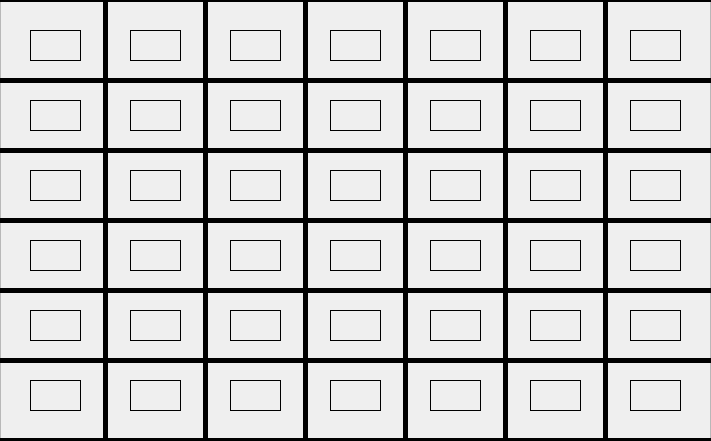
     <widget class="QFrame" name="gameFrame">
      <property name="geometry">
       <rect>
        <x>0</x>
        <y>110</y>
        <width>711</width>
        <height>441</height>
       </rect>
      </property>
      <property name="frameShape">
       <enum>QFrame::StyledPanel</enum>
      </property>
      <property name="frameShadow">
       <enum>QFrame::Raised</enum>
      </property>
      <widget class="QLabel" name="space_1_1">
       <property name="geometry">
        <rect>
         <x>30</x>
         <y>30</y>
         <width>51</width>
         <height>31</height>
        </rect>
       </property>
       <property name="font">
        <font>
         <family>SF Pro Display</family>
         <pointsize>12</pointsize>
        </font>
       </property>
       <property name="frameShape">
        <enum>QFrame::Box</enum>
       </property>
       <property name="text">
        <string/>
       </property>
       <property name="alignment">
        <set>Qt::AlignCenter</set>
       </property>
      </widget>
      <widget class="QLabel" name="space_1_2">
       <property name="geometry">
        <rect>
         <x>30</x>
         <y>100</y>
         <width>51</width>
         <height>31</height>
        </rect>
       </property>
       <property name="font">
        <font>
         <family>SF Pro Display</family>
         <pointsize>12</pointsize>
        </font>
       </property>
       <property name="frameShape">
        <enum>QFrame::Box</enum>
       </property>
       <property name="text">
        <string/>
       </property>
       <property name="alignment">
        <set>Qt::AlignCenter</set>
       </property>
      </widget>
      <widget class="QLabel" name="space_1_3">
       <property name="geometry">
        <rect>
         <x>30</x>
         <y>170</y>
         <width>51</width>
         <height>31</height>
        </rect>
       </property>
       <property name="font">
        <font>
         <family>SF Pro Display</family>
         <pointsize>12</pointsize>
        </font>
       </property>
       <property name="frameShape">
        <enum>QFrame::Box</enum>
       </property>
       <property name="text">
        <string/>
       </property>
       <property name="alignment">
        <set>Qt::AlignCenter</set>
       </property>
      </widget>
      <widget class="QLabel" name="space_1_5">
       <property name="geometry">
        <rect>
         <x>30</x>
         <y>310</y>
         <width>51</width>
         <height>31</height>
        </rect>
       </property>
       <property name="font">
        <font>
         <family>SF Pro Display</family>
         <pointsize>12</pointsize>
        </font>
       </property>
       <property name="frameShape">
        <enum>QFrame::Box</enum>
       </property>
       <property name="text">
        <string/>
       </property>
       <property name="alignment">
        <set>Qt::AlignCenter</set>
       </property>
      </widget>
      <widget class="QLabel" name="space_1_4">
       <property name="geometry">
        <rect>
         <x>30</x>
         <y>240</y>
         <width>51</width>
         <height>31</height>
        </rect>
       </property>
       <property name="font">
        <font>
         <family>SF Pro Display</family>
         <pointsize>12</pointsize>
        </font>
       </property>
       <property name="frameShape">
        <enum>QFrame::Box</enum>
       </property>
       <property name="text">
        <string/>
       </property>
       <property name="alignment">
        <set>Qt::AlignCenter</set>
       </property>
      </widget>
      <widget class="QLabel" name="space_1_6">
       <property name="geometry">
        <rect>
         <x>30</x>
         <y>380</y>
         <width>51</width>
         <height>31</height>
        </rect>
       </property>
       <property name="font">
        <font>
         <family>SF Pro Display</family>
         <pointsize>12</pointsize>
        </font>
       </property>
       <property name="styleSheet">
        <string notr="true"/>
       </property>
       <property name="frameShape">
        <enum>QFrame::Box</enum>
       </property>
       <property name="text">
        <string/>
       </property>
       <property name="alignment">
        <set>Qt::AlignCenter</set>
       </property>
      </widget>
      <widget class="QLabel" name="space_2_5">
       <property name="geometry">
        <rect>
         <x>130</x>
         <y>310</y>
         <width>51</width>
         <height>31</height>
        </rect>
       </property>
       <property name="font">
        <font>
         <family>SF Pro Display</family>
         <pointsize>12</pointsize>
        </font>
       </property>
       <property name="frameShape">
        <enum>QFrame::Box</enum>
       </property>
       <property name="text">
        <string/>
       </property>
       <property name="alignment">
        <set>Qt::AlignCenter</set>
       </property>
      </widget>
      <widget class="QLabel" name="space_2_3">
       <property name="geometry">
        <rect>
         <x>130</x>
         <y>170</y>
         <width>51</width>
         <height>31</height>
        </rect>
       </property>
       <property name="font">
        <font>
         <family>SF Pro Display</family>
         <pointsize>12</pointsize>
        </font>
       </property>
       <property name="frameShape">
        <enum>QFrame::Box</enum>
       </property>
       <property name="text">
        <string/>
       </property>
       <property name="alignment">
        <set>Qt::AlignCenter</set>
       </property>
      </widget>
      <widget class="QLabel" name="space_2_4">
       <property name="geometry">
        <rect>
         <x>130</x>
         <y>240</y>
         <width>51</width>
         <height>31</height>
        </rect>
       </property>
       <property name="font">
        <font>
         <family>SF Pro Display</family>
         <pointsize>12</pointsize>
        </font>
       </property>
       <property name="frameShape">
        <enum>QFrame::Box</enum>
       </property>
       <property name="text">
        <string/>
       </property>
       <property name="alignment">
        <set>Qt::AlignCenter</set>
       </property>
      </widget>
      <widget class="QLabel" name="space_2_6">
       <property name="geometry">
        <rect>
         <x>130</x>
         <y>380</y>
         <width>51</width>
         <height>31</height>
        </rect>
       </property>
       <property name="font">
        <font>
         <family>SF Pro Display</family>
         <pointsize>12</pointsize>
        </font>
       </property>
       <property name="frameShape">
        <enum>QFrame::Box</enum>
       </property>
       <property name="text">
        <string/>
       </property>
       <property name="alignment">
        <set>Qt::AlignCenter</set>
       </property>
      </widget>
      <widget class="QLabel" name="space_2_2">
       <property name="geometry">
        <rect>
         <x>130</x>
         <y>100</y>
         <width>51</width>
         <height>31</height>
        </rect>
       </property>
       <property name="font">
        <font>
         <family>SF Pro Display</family>
         <pointsize>12</pointsize>
        </font>
       </property>
       <property name="frameShape">
        <enum>QFrame::Box</enum>
       </property>
       <property name="text">
        <string/>
       </property>
       <property name="alignment">
        <set>Qt::AlignCenter</set>
       </property>
      </widget>
      <widget class="QLabel" name="space_2_1">
       <property name="geometry">
        <rect>
         <x>130</x>
         <y>30</y>
         <width>51</width>
         <height>31</height>
        </rect>
       </property>
       <property name="font">
        <font>
         <family>SF Pro Display</family>
         <pointsize>12</pointsize>
        </font>
       </property>
       <property name="frameShape">
        <enum>QFrame::Box</enum>
       </property>
       <property name="text">
        <string/>
       </property>
       <property name="alignment">
        <set>Qt::AlignCenter</set>
       </property>
      </widget>
      <widget class="QLabel" name="space_3_5">
       <property name="geometry">
        <rect>
         <x>230</x>
         <y>310</y>
         <width>51</width>
         <height>31</height>
        </rect>
       </property>
       <property name="font">
        <font>
         <family>SF Pro Display</family>
         <pointsize>12</pointsize>
        </font>
       </property>
       <property name="frameShape">
        <enum>QFrame::Box</enum>
       </property>
       <property name="text">
        <string/>
       </property>
       <property name="alignment">
        <set>Qt::AlignCenter</set>
       </property>
      </widget>
      <widget class="QLabel" name="space_3_3">
       <property name="geometry">
        <rect>
         <x>230</x>
         <y>170</y>
         <width>51</width>
         <height>31</height>
        </rect>
       </property>
       <property name="font">
        <font>
         <family>SF Pro Display</family>
         <pointsize>12</pointsize>
        </font>
       </property>
       <property name="frameShape">
        <enum>QFrame::Box</enum>
       </property>
       <property name="text">
        <string/>
       </property>
       <property name="alignment">
        <set>Qt::AlignCenter</set>
       </property>
      </widget>
      <widget class="QLabel" name="space_3_4">
       <property name="geometry">
        <rect>
         <x>230</x>
         <y>240</y>
         <width>51</width>
         <height>31</height>
        </rect>
       </property>
       <property name="font">
        <font>
         <family>SF Pro Display</family>
         <pointsize>12</pointsize>
        </font>
       </property>
       <property name="frameShape">
        <enum>QFrame::Box</enum>
       </property>
       <property name="text">
        <string/>
       </property>
       <property name="alignment">
        <set>Qt::AlignCenter</set>
       </property>
      </widget>
      <widget class="QLabel" name="space_3_6">
       <property name="geometry">
        <rect>
         <x>230</x>
         <y>380</y>
         <width>51</width>
         <height>31</height>
        </rect>
       </property>
       <property name="font">
        <font>
         <family>SF Pro Display</family>
         <pointsize>12</pointsize>
        </font>
       </property>
       <property name="frameShape">
        <enum>QFrame::Box</enum>
       </property>
       <property name="text">
        <string/>
       </property>
       <property name="alignment">
        <set>Qt::AlignCenter</set>
       </property>
      </widget>
      <widget class="QLabel" name="space_3_2">
       <property name="geometry">
        <rect>
         <x>230</x>
         <y>100</y>
         <width>51</width>
         <height>31</height>
        </rect>
       </property>
       <property name="font">
        <font>
         <family>SF Pro Display</family>
         <pointsize>12</pointsize>
        </font>
       </property>
       <property name="frameShape">
        <enum>QFrame::Box</enum>
       </property>
       <property name="text">
        <string/>
       </property>
       <property name="alignment">
        <set>Qt::AlignCenter</set>
       </property>
      </widget>
      <widget class="QLabel" name="space_3_1">
       <property name="geometry">
        <rect>
         <x>230</x>
         <y>30</y>
         <width>51</width>
         <height>31</height>
        </rect>
       </property>
       <property name="font">
        <font>
         <family>SF Pro Display</family>
         <pointsize>12</pointsize>
        </font>
       </property>
       <property name="frameShape">
        <enum>QFrame::Box</enum>
       </property>
       <property name="text">
        <string/>
       </property>
       <property name="alignment">
        <set>Qt::AlignCenter</set>
       </property>
      </widget>
      <widget class="QLabel" name="space_4_5">
       <property name="geometry">
        <rect>
         <x>330</x>
         <y>310</y>
         <width>51</width>
         <height>31</height>
        </rect>
       </property>
       <property name="font">
        <font>
         <family>SF Pro Display</family>
         <pointsize>12</pointsize>
        </font>
       </property>
       <property name="frameShape">
        <enum>QFrame::Box</enum>
       </property>
       <property name="text">
        <string/>
       </property>
       <property name="alignment">
        <set>Qt::AlignCenter</set>
       </property>
      </widget>
      <widget class="QLabel" name="space_4_3">
       <property name="geometry">
        <rect>
         <x>330</x>
         <y>170</y>
         <width>51</width>
         <height>31</height>
        </rect>
       </property>
       <property name="font">
        <font>
         <family>SF Pro Display</family>
         <pointsize>12</pointsize>
        </font>
       </property>
       <property name="frameShape">
        <enum>QFrame::Box</enum>
       </property>
       <property name="text">
        <string/>
       </property>
       <property name="alignment">
        <set>Qt::AlignCenter</set>
       </property>
      </widget>
      <widget class="QLabel" name="space_4_4">
       <property name="geometry">
        <rect>
         <x>330</x>
         <y>240</y>
         <width>51</width>
         <height>31</height>
        </rect>
       </property>
       <property name="font">
        <font>
         <family>SF Pro Display</family>
         <pointsize>12</pointsize>
        </font>
       </property>
       <property name="frameShape">
        <enum>QFrame::Box</enum>
       </property>
       <property name="text">
        <string/>
       </property>
       <property name="alignment">
        <set>Qt::AlignCenter</set>
       </property>
      </widget>
      <widget class="QLabel" name="space_4_6">
       <property name="geometry">
        <rect>
         <x>330</x>
         <y>380</y>
         <width>51</width>
         <height>31</height>
        </rect>
       </property>
       <property name="font">
        <font>
         <family>SF Pro Display</family>
         <pointsize>12</pointsize>
        </font>
       </property>
       <property name="frameShape">
        <enum>QFrame::Box</enum>
       </property>
       <property name="text">
        <string/>
       </property>
       <property name="alignment">
        <set>Qt::AlignCenter</set>
       </property>
      </widget>
      <widget class="QLabel" name="space_4_2">
       <property name="geometry">
        <rect>
         <x>330</x>
         <y>100</y>
         <width>51</width>
         <height>31</height>
        </rect>
       </property>
       <property name="font">
        <font>
         <family>SF Pro Display</family>
         <pointsize>12</pointsize>
        </font>
       </property>
       <property name="frameShape">
        <enum>QFrame::Box</enum>
       </property>
       <property name="text">
        <string/>
       </property>
       <property name="alignment">
        <set>Qt::AlignCenter</set>
       </property>
      </widget>
      <widget class="QLabel" name="space_4_1">
       <property name="geometry">
        <rect>
         <x>330</x>
         <y>30</y>
         <width>51</width>
         <height>31</height>
        </rect>
       </property>
       <property name="font">
        <font>
         <family>SF Pro Display</family>
         <pointsize>12</pointsize>
        </font>
       </property>
       <property name="frameShape">
        <enum>QFrame::Box</enum>
       </property>
       <property name="text">
        <string/>
       </property>
       <property name="alignment">
        <set>Qt::AlignCenter</set>
       </property>
      </widget>
      <widget class="QLabel" name="space_5_5">
       <property name="geometry">
        <rect>
         <x>430</x>
         <y>310</y>
         <width>51</width>
         <height>31</height>
        </rect>
       </property>
       <property name="font">
        <font>
         <family>SF Pro Display</family>
         <pointsize>12</pointsize>
        </font>
       </property>
       <property name="frameShape">
        <enum>QFrame::Box</enum>
       </property>
       <property name="text">
        <string/>
       </property>
       <property name="alignment">
        <set>Qt::AlignCenter</set>
       </property>
      </widget>
      <widget class="QLabel" name="space_5_3">
       <property name="geometry">
        <rect>
         <x>430</x>
         <y>170</y>
         <width>51</width>
         <height>31</height>
        </rect>
       </property>
       <property name="font">
        <font>
         <family>SF Pro Display</family>
         <pointsize>12</pointsize>
        </font>
       </property>
       <property name="frameShape">
        <enum>QFrame::Box</enum>
       </property>
       <property name="text">
        <string/>
       </property>
       <property name="alignment">
        <set>Qt::AlignCenter</set>
       </property>
      </widget>
      <widget class="QLabel" name="space_5_4">
       <property name="geometry">
        <rect>
         <x>430</x>
         <y>240</y>
         <width>51</width>
         <height>31</height>
        </rect>
       </property>
       <property name="font">
        <font>
         <family>SF Pro Display</family>
         <pointsize>12</pointsize>
        </font>
       </property>
       <property name="frameShape">
        <enum>QFrame::Box</enum>
       </property>
       <property name="text">
        <string/>
       </property>
       <property name="alignment">
        <set>Qt::AlignCenter</set>
       </property>
      </widget>
      <widget class="QLabel" name="space_5_6">
       <property name="geometry">
        <rect>
         <x>430</x>
         <y>380</y>
         <width>51</width>
         <height>31</height>
        </rect>
       </property>
       <property name="font">
        <font>
         <family>SF Pro Display</family>
         <pointsize>12</pointsize>
        </font>
       </property>
       <property name="frameShape">
        <enum>QFrame::Box</enum>
       </property>
       <property name="text">
        <string/>
       </property>
       <property name="alignment">
        <set>Qt::AlignCenter</set>
       </property>
      </widget>
      <widget class="QLabel" name="space_5_2">
       <property name="geometry">
        <rect>
         <x>430</x>
         <y>100</y>
         <width>51</width>
         <height>31</height>
        </rect>
       </property>
       <property name="font">
        <font>
         <family>SF Pro Display</family>
         <pointsize>12</pointsize>
        </font>
       </property>
       <property name="frameShape">
        <enum>QFrame::Box</enum>
       </property>
       <property name="text">
        <string/>
       </property>
       <property name="alignment">
        <set>Qt::AlignCenter</set>
       </property>
      </widget>
      <widget class="QLabel" name="space_5_1">
       <property name="geometry">
        <rect>
         <x>430</x>
         <y>30</y>
         <width>51</width>
         <height>31</height>
        </rect>
       </property>
       <property name="font">
        <font>
         <family>SF Pro Display</family>
         <pointsize>12</pointsize>
        </font>
       </property>
       <property name="frameShape">
        <enum>QFrame::Box</enum>
       </property>
       <property name="text">
        <string/>
       </property>
       <property name="alignment">
        <set>Qt::AlignCenter</set>
       </property>
      </widget>
      <widget class="QLabel" name="space_6_5">
       <property name="geometry">
        <rect>
         <x>530</x>
         <y>310</y>
         <width>51</width>
         <height>31</height>
        </rect>
       </property>
       <property name="font">
        <font>
         <family>SF Pro Display</family>
         <pointsize>12</pointsize>
        </font>
       </property>
       <property name="frameShape">
        <enum>QFrame::Box</enum>
       </property>
       <property name="text">
        <string/>
       </property>
       <property name="alignment">
        <set>Qt::AlignCenter</set>
       </property>
      </widget>
      <widget class="QLabel" name="space_6_3">
       <property name="geometry">
        <rect>
         <x>530</x>
         <y>170</y>
         <width>51</width>
         <height>31</height>
        </rect>
       </property>
       <property name="font">
        <font>
         <family>SF Pro Display</family>
         <pointsize>12</pointsize>
        </font>
       </property>
       <property name="frameShape">
        <enum>QFrame::Box</enum>
       </property>
       <property name="text">
        <string/>
       </property>
       <property name="alignment">
        <set>Qt::AlignCenter</set>
       </property>
      </widget>
      <widget class="QLabel" name="space_6_4">
       <property name="geometry">
        <rect>
         <x>530</x>
         <y>240</y>
         <width>51</width>
         <height>31</height>
        </rect>
       </property>
       <property name="font">
        <font>
         <family>SF Pro Display</family>
         <pointsize>12</pointsize>
        </font>
       </property>
       <property name="frameShape">
        <enum>QFrame::Box</enum>
       </property>
       <property name="text">
        <string/>
       </property>
       <property name="alignment">
        <set>Qt::AlignCenter</set>
       </property>
      </widget>
      <widget class="QLabel" name="space_6_6">
       <property name="geometry">
        <rect>
         <x>530</x>
         <y>380</y>
         <width>51</width>
         <height>31</height>
        </rect>
       </property>
       <property name="font">
        <font>
         <family>SF Pro Display</family>
         <pointsize>12</pointsize>
        </font>
       </property>
       <property name="frameShape">
        <enum>QFrame::Box</enum>
       </property>
       <property name="text">
        <string/>
       </property>
       <property name="alignment">
        <set>Qt::AlignCenter</set>
       </property>
      </widget>
      <widget class="QLabel" name="space_6_2">
       <property name="geometry">
        <rect>
         <x>530</x>
         <y>100</y>
         <width>51</width>
         <height>31</height>
        </rect>
       </property>
       <property name="font">
        <font>
         <family>SF Pro Display</family>
         <pointsize>12</pointsize>
        </font>
       </property>
       <property name="frameShape">
        <enum>QFrame::Box</enum>
       </property>
       <property name="text">
        <string/>
       </property>
       <property name="alignment">
        <set>Qt::AlignCenter</set>
       </property>
      </widget>
      <widget class="QLabel" name="space_6_1">
       <property name="geometry">
        <rect>
         <x>530</x>
         <y>30</y>
         <width>51</width>
         <height>31</height>
        </rect>
       </property>
       <property name="font">
        <font>
         <family>SF Pro Display</family>
         <pointsize>12</pointsize>
        </font>
       </property>
       <property name="frameShape">
        <enum>QFrame::Box</enum>
       </property>
       <property name="text">
        <string/>
       </property>
       <property name="alignment">
        <set>Qt::AlignCenter</set>
       </property>
      </widget>
      <widget class="QLabel" name="space_7_5">
       <property name="geometry">
        <rect>
         <x>630</x>
         <y>310</y>
         <width>51</width>
         <height>31</height>
        </rect>
       </property>
       <property name="font">
        <font>
         <family>SF Pro Display</family>
         <pointsize>12</pointsize>
        </font>
       </property>
       <property name="frameShape">
        <enum>QFrame::Box</enum>
       </property>
       <property name="text">
        <string/>
       </property>
       <property name="alignment">
        <set>Qt::AlignCenter</set>
       </property>
      </widget>
      <widget class="QLabel" name="space_7_3">
       <property name="geometry">
        <rect>
         <x>630</x>
         <y>170</y>
         <width>51</width>
         <height>31</height>
        </rect>
       </property>
       <property name="font">
        <font>
         <family>SF Pro Display</family>
         <pointsize>12</pointsize>
        </font>
       </property>
       <property name="frameShape">
        <enum>QFrame::Box</enum>
       </property>
       <property name="text">
        <string/>
       </property>
       <property name="alignment">
        <set>Qt::AlignCenter</set>
       </property>
      </widget>
      <widget class="QLabel" name="space_7_4">
       <property name="geometry">
        <rect>
         <x>630</x>
         <y>240</y>
         <width>51</width>
         <height>31</height>
        </rect>
       </property>
       <property name="font">
        <font>
         <family>SF Pro Display</family>
         <pointsize>12</pointsize>
        </font>
       </property>
       <property name="frameShape">
        <enum>QFrame::Box</enum>
       </property>
       <property name="text">
        <string/>
       </property>
       <property name="alignment">
        <set>Qt::AlignCenter</set>
       </property>
      </widget>
      <widget class="QLabel" name="space_7_6">
       <property name="geometry">
        <rect>
         <x>630</x>
         <y>380</y>
         <width>51</width>
         <height>31</height>
        </rect>
       </property>
       <property name="font">
        <font>
         <family>SF Pro Display</family>
         <pointsize>12</pointsize>
        </font>
       </property>
       <property name="frameShape">
        <enum>QFrame::Box</enum>
       </property>
       <property name="text">
        <string/>
       </property>
       <property name="alignment">
        <set>Qt::AlignCenter</set>
       </property>
      </widget>
      <widget class="QLabel" name="space_7_2">
       <property name="geometry">
        <rect>
         <x>630</x>
         <y>100</y>
         <width>51</width>
         <height>31</height>
        </rect>
       </property>
       <property name="font">
        <font>
         <family>SF Pro Display</family>
         <pointsize>12</pointsize>
        </font>
       </property>
       <property name="frameShape">
        <enum>QFrame::Box</enum>
       </property>
       <property name="text">
        <string/>
       </property>
       <property name="alignment">
        <set>Qt::AlignCenter</set>
       </property>
      </widget>
      <widget class="QLabel" name="space_7_1">
       <property name="geometry">
        <rect>
         <x>630</x>
         <y>30</y>
         <width>51</width>
         <height>31</height>
        </rect>
       </property>
       <property name="font">
        <font>
         <family>SF Pro Display</family>
         <pointsize>12</pointsize>
        </font>
       </property>
       <property name="frameShape">
        <enum>QFrame::Box</enum>
       </property>
       <property name="text">
        <string/>
       </property>
       <property name="alignment">
        <set>Qt::AlignCenter</set>
       </property>
      </widget>
      <widget class="Line" name="line">
       <property name="geometry">
        <rect>
         <x>95</x>
         <y>0</y>
         <width>21</width>
         <height>441</height>
        </rect>
       </property>
       <property name="frameShadow">
        <enum>QFrame::Plain</enum>
       </property>
       <property name="lineWidth">
        <number>5</number>
       </property>
       <property name="orientation">
        <enum>Qt::Vertical</enum>
       </property>
      </widget>
      <widget class="Line" name="line_2">
       <property name="geometry">
        <rect>
         <x>190</x>
         <y>0</y>
         <width>31</width>
         <height>441</height>
        </rect>
       </property>
       <property name="frameShadow">
        <enum>QFrame::Plain</enum>
       </property>
       <property name="lineWidth">
        <number>5</number>
       </property>
       <property name="orientation">
        <enum>Qt::Vertical</enum>
       </property>
      </widget>
      <widget class="Line" name="line_3">
       <property name="geometry">
        <rect>
         <x>290</x>
         <y>0</y>
         <width>31</width>
         <height>441</height>
        </rect>
       </property>
       <property name="frameShadow">
        <enum>QFrame::Plain</enum>
       </property>
       <property name="lineWidth">
        <number>5</number>
       </property>
       <property name="orientation">
        <enum>Qt::Vertical</enum>
       </property>
      </widget>
      <widget class="Line" name="line_4">
       <property name="geometry">
        <rect>
         <x>390</x>
         <y>0</y>
         <width>31</width>
         <height>441</height>
        </rect>
       </property>
       <property name="frameShadow">
        <enum>QFrame::Plain</enum>
       </property>
       <property name="lineWidth">
        <number>5</number>
       </property>
       <property name="orientation">
        <enum>Qt::Vertical</enum>
       </property>
      </widget>
      <widget class="Line" name="line_5">
       <property name="geometry">
        <rect>
         <x>490</x>
         <y>0</y>
         <width>31</width>
         <height>441</height>
        </rect>
       </property>
       <property name="frameShadow">
        <enum>QFrame::Plain</enum>
       </property>
       <property name="lineWidth">
        <number>5</number>
       </property>
       <property name="orientation">
        <enum>Qt::Vertical</enum>
       </property>
      </widget>
      <widget class="Line" name="line_6">
       <property name="geometry">
        <rect>
         <x>590</x>
         <y>0</y>
         <width>31</width>
         <height>441</height>
        </rect>
       </property>
       <property name="frameShadow">
        <enum>QFrame::Plain</enum>
       </property>
       <property name="lineWidth">
        <number>5</number>
       </property>
       <property name="orientation">
        <enum>Qt::Vertical</enum>
       </property>
      </widget>
      <widget class="Line" name="line_7">
       <property name="geometry">
        <rect>
         <x>0</x>
         <y>70</y>
         <width>711</width>
         <height>21</height>
        </rect>
       </property>
       <property name="frameShadow">
        <enum>QFrame::Plain</enum>
       </property>
       <property name="lineWidth">
        <number>5</number>
       </property>
       <property name="orientation">
        <enum>Qt::Horizontal</enum>
       </property>
      </widget>
      <widget class="Line" name="line_8">
       <property name="geometry">
        <rect>
         <x>0</x>
         <y>140</y>
         <width>711</width>
         <height>21</height>
        </rect>
       </property>
       <property name="frameShadow">
        <enum>QFrame::Plain</enum>
       </property>
       <property name="lineWidth">
        <number>5</number>
       </property>
       <property name="orientation">
        <enum>Qt::Horizontal</enum>
       </property>
      </widget>
      <widget class="Line" name="line_9">
       <property name="geometry">
        <rect>
         <x>0</x>
         <y>210</y>
         <width>711</width>
         <height>21</height>
        </rect>
       </property>
       <property name="frameShadow">
        <enum>QFrame::Plain</enum>
       </property>
       <property name="lineWidth">
        <number>5</number>
       </property>
       <property name="orientation">
        <enum>Qt::Horizontal</enum>
       </property>
      </widget>
      <widget class="Line" name="line_10">
       <property name="geometry">
        <rect>
         <x>0</x>
         <y>280</y>
         <width>711</width>
         <height>21</height>
        </rect>
       </property>
       <property name="frameShadow">
        <enum>QFrame::Plain</enum>
       </property>
       <property name="lineWidth">
        <number>5</number>
       </property>
       <property name="orientation">
        <enum>Qt::Horizontal</enum>
       </property>
      </widget>
      <widget class="Line" name="line_11">
       <property name="geometry">
        <rect>
         <x>0</x>
         <y>350</y>
         <width>711</width>
         <height>21</height>
        </rect>
       </property>
       <property name="frameShadow">
        <enum>QFrame::Plain</enum>
       </property>
       <property name="lineWidth">
        <number>5</number>
       </property>
       <property name="orientation">
        <enum>Qt::Horizontal</enum>
       </property>
      </widget>
      <widget class="Line" name="line_12">
       <property name="geometry">
        <rect>
         <x>0</x>
         <y>420</y>
         <width>711</width>
         <height>41</height>
        </rect>
       </property>
       <property name="frameShadow">
        <enum>QFrame::Plain</enum>
       </property>
       <property name="lineWidth">
        <number>5</number>
       </property>
       <property name="orientation">
        <enum>Qt::Horizontal</enum>
       </property>
      </widget>
      <widget class="Line" name="line_13">
       <property name="geometry">
        <rect>
         <x>0</x>
         <y>-20</y>
         <width>711</width>
         <height>41</height>
        </rect>
       </property>
       <property name="frameShadow">
        <enum>QFrame::Plain</enum>
       </property>
       <property name="lineWidth">
        <number>5</number>
       </property>
       <property name="orientation">
        <enum>Qt::Horizontal</enum>
       </property>
      </widget>
     </widget>
